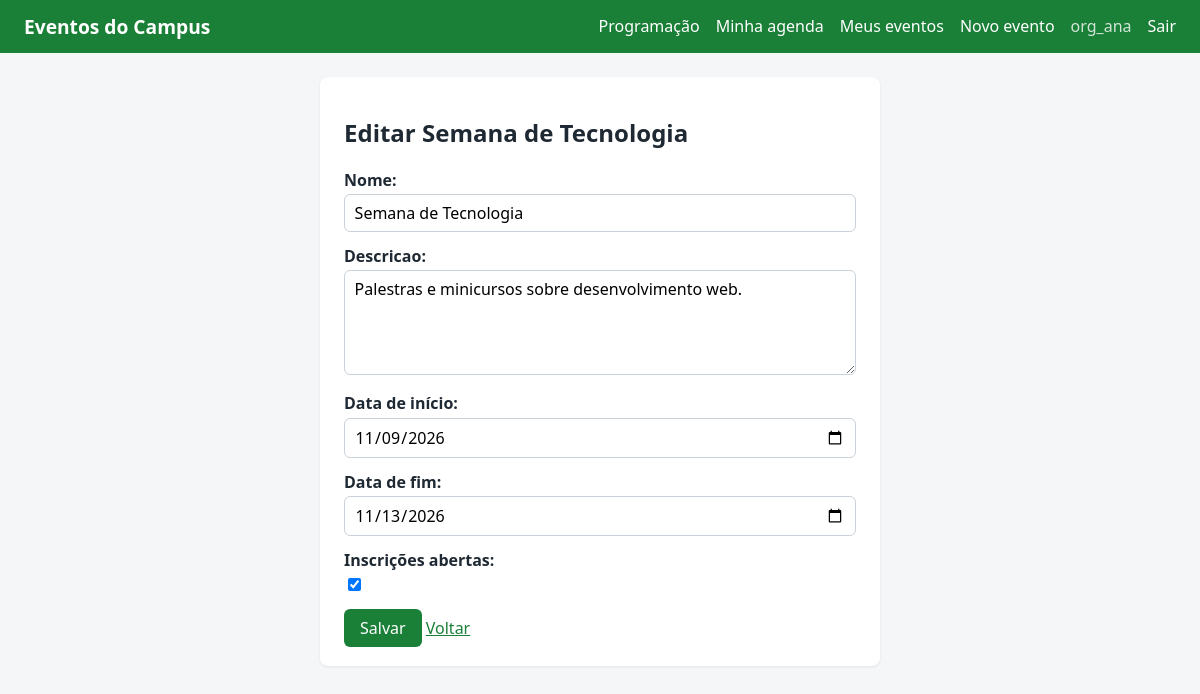
Screenshot of /eventos/1/editar/ (signed in) with the database file from the repository.
### eventos/models.py (models this page shows, shortened)
class Evento(models.Model):
    nome = models.CharField(max_length=200)
    descricao = models.TextField(blank=True)
    data_inicio = models.DateField("data de início")
    data_fim = models.DateField("data de fim")
    inscricoes_abertas = models.BooleanField("inscrições abertas", default=True)
    organizador = models.ForeignKey(
        settings.AUTH_USER_MODEL,
        on_delete=models.PROTECT,
        related_name="eventos_organizados",
    )
    class Meta:
        ordering = ["data_inicio", "nome"]
    def get_absolute_url(self):
        return reverse("eventos:detalhe", args=[self.pk])

### eventos/views.py (the view, shortened to what this page needs)
# urls.py: path("eventos/<int:pk>/editar/", views.EventoUpdateView.as_view(), name="editar"),
class EventoUpdateView(DonoDoEventoMixin, UpdateView):
    permission_required = "eventos.change_evento"
    model = Evento
    form_class = EventoForm
    template_name = "eventos/evento_form.html"

### eventos/forms.py
class EventoForm(forms.ModelForm):
    class Meta:
        model = Evento
        fields = ["nome", "descricao", "data_inicio", "data_fim", "inscricoes_abertas"]
        widgets = {
            "data_inicio": forms.DateInput(attrs={"type": "date"}, format="%Y-%m-%d"),
            "data_fim": forms.DateInput(attrs={"type": "date"}, format="%Y-%m-%d"),
            "descricao": forms.Textarea(attrs={"rows": 4}),
        }

### eventos/mixins.py (called while the page is built)
    def get_evento(self):
        if not hasattr(self, "_evento"):
            self._evento = self.buscar_evento()
        return self._evento

    def buscar_evento(self):
        return get_object_or_404(Evento, pk=self.kwargs["pk"])

    def has_permission(self):
        return super().has_permission() and self.get_evento().organizador_id == self.request.user.pk

### templates/eventos/evento_form.html (shortened to what this page needs)
{% extends "base.html" %}
{% block content %}
<section class="cartao estreito">
    <h1>{% if object %}Editar {{ object.nome }}{% else %}Novo evento{% endif %}</h1>
    <form method="post">
        {{ form.as_p }}
        <button type="submit">Salvar</button>
        <a href="{% if object %}{{ object.get_absolute_url }}{% else %}{% url 'eventos:meus_eventos' %}{% endif %}">Voltar</a>
    </form>
</section>
{% endblock %}

### templates/base.html (shortened to what this page needs)
{% load static %}<!DOCTYPE html>
<html lang="pt-br">
<head>
    <link rel="stylesheet" href="{% static 'css/style.css' %}">
</head>
<body>
<header class="topo">
    <a class="marca" href="{% url 'eventos:lista' %}">Eventos do Campus</a>
    <nav>
        <a href="{% url 'eventos:lista' %}">Programação</a>
        {% if user.is_authenticated %}
            <a href="{% url 'eventos:agenda' %}">Minha agenda</a>
            {% if perms.eventos.add_evento %}
                <a href="{% url 'eventos:meus_eventos' %}">Meus eventos</a>
                <a href="{% url 'eventos:criar' %}">Novo evento</a>
            {% endif %}
            <span class="usuario">{{ user.username }}</span>
            <form method="post" action="{% url 'logout' %}" class="inline">
                <button type="submit" class="link">Sair</button>
            </form>
        {% else %}
            <a href="{% url 'login' %}">Entrar</a>
            <a href="{% url 'signup' %}">Cadastrar</a>
        {% endif %}
    </nav>
</header>
<main>
    {% block content %}{% endblock %}
</main>
</body>
</html>

### static/css/style.css (style rules this page uses)
* { box-sizing: border-box; }
body { margin: 0; font-family: system-ui, "Segoe UI", sans-serif; background: #f4f6f8; color: #1f2933; }
a { color: #1a7f37; }
main { max-width: 1100px; margin: 0 auto; padding: 1.5rem; }
.topo { display: flex; justify-content: space-between; align-items: center; flex-wrap: wrap; gap: 1rem; padding: .8rem 1.5rem; background: #1a7f37; }
.topo a, .topo .usuario, .topo .link { color: #fff; text-decoration: none; }
.topo nav { display: flex; gap: 1rem; align-items: center; flex-wrap: wrap; }
.marca { font-weight: 700; font-size: 1.2rem; }
.usuario { opacity: .8; }
.cartao { background: #fff; border-radius: 8px; padding: 1.2rem 1.5rem; margin-bottom: 1rem; box-shadow: 0 1px 3px rgba(0,0,0,.08); }
.estreito { max-width: 560px; margin: 0 auto 1rem; }
button, .botao { display: inline-block; border: 0; border-radius: 6px; padding: .5rem 1rem; cursor: pointer; background: #1a7f37; color: #fff; font: inherit; text-decoration: none; }
button.link { background: none; padding: 0; }
form.inline { display: inline; }
form p { margin: .8rem 0; }
form label { display: block; font-weight: 600; margin-bottom: .2rem; }
input[type=text], input[type=password], input[type=number], input[type=date], input[type=datetime-local], select, textarea { width: 100%; padding: .45rem .6rem; border: 1px solid #cbd2d9; border-radius: 6px; font: inherit; }

### rows the page displays
Evento: nome "Semana de Tecnologia", descricao "Palestras e minicursos sobre desenvolvimento web.", data_inicio "11/09/2026", data_fim "11/13/2026", inscricoes_abertas "☑"

### other values shown
{{ user.username }} "org_ana"
